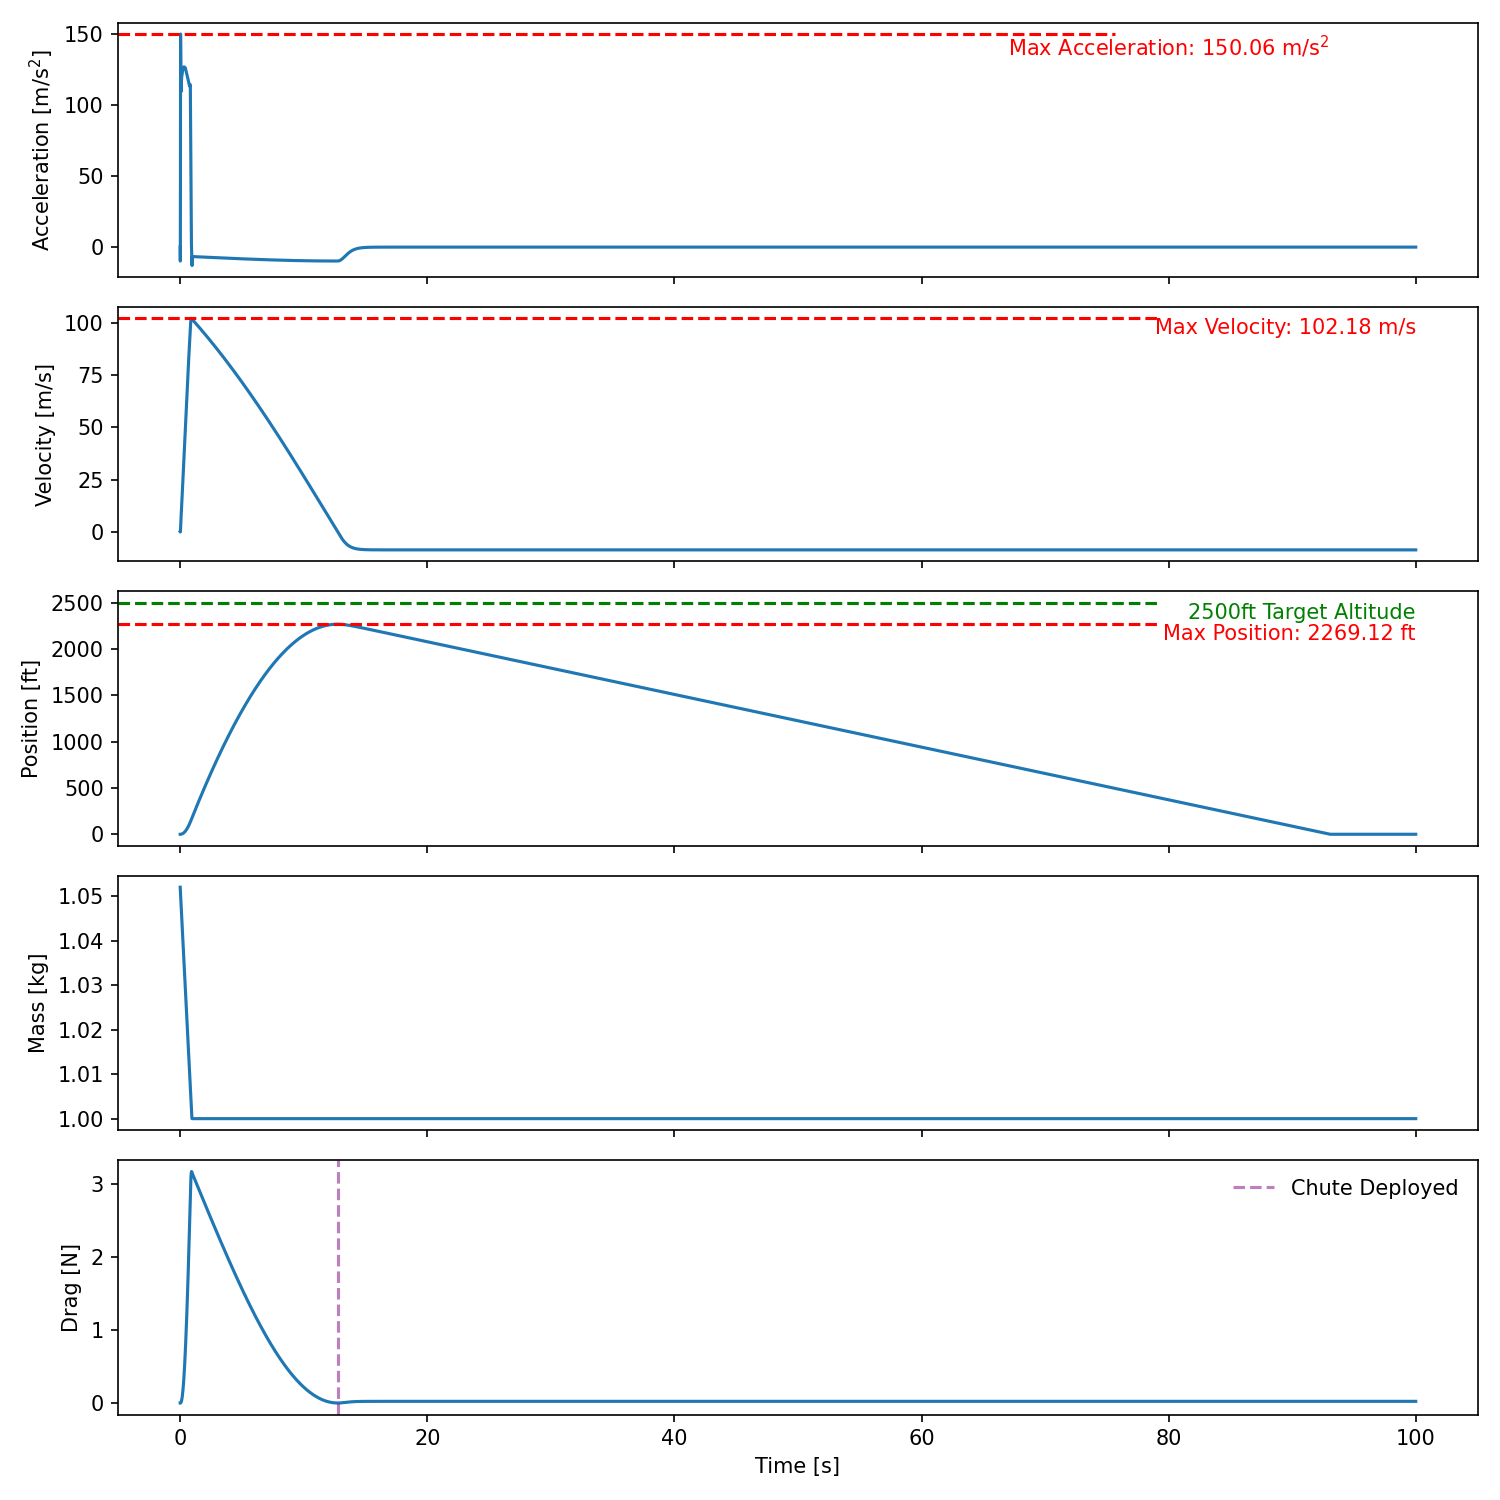

Recreate this plot in Python.
import matplotlib.pyplot as plt
import numpy as np
import pandas as pd
from scipy.interpolate import interp1d

# Thrust Curve
thrust = pd.read_csv('Simulation/Thrust_curve.csv', skiprows=3)
m_propellant = 52/1000  # kg
t_interp = interp1d(thrust['Time (s)'], thrust['Thrust (N)'], kind='linear', fill_value=(0,0), bounds_error=False)
fuel_mass_rate =  m_propellant/thrust['Time (s)'].max()

# plt.plot(thrust['Time (s)'], thrust['Thrust (N)'])
# plt.xlabel('Time (s)')
# plt.ylabel('Thrust (N)')
# plt.title('Thrust Curve')
# plt.show()

# Rocket Parameters
m_dry = 1  # kg
# print('Total mass: ',m_dry + m_propellant)  # kg
area = np.pi * (0.029/2)**2  # m^2
chute_area = np.pi * 0.3**2  # m^2
Cd = 0.75  # drag coefficient

# Simulation Parameters
dt = 0.01  # s
simulation_time = 100  # s
t = np.arange(0, simulation_time, dt)

# Initial Conditions
acceleration = [0]
velocity = [0]
position = [0]
mass = [m_dry + m_propellant]
drag = [0]
chute = [False]

# Simulation
for i in range(len(t)-1):
    F_thrust = t_interp(t[i])
    F_drag = 0.5 * 1.225 * Cd * area * velocity[i]**2
    F_chute = 0.5 * 1.225 * Cd * chute_area * velocity[i]**2
    F_gravity = 9.80665 * mass[i]
    if mass[i] > m_dry:
        F_net = F_thrust - (F_gravity + F_drag)
        chute.append(False)
    else:
        if np.gradient(position)[-1]<=0:
            F_net = F_chute + F_drag - F_gravity
            chute.append(True)
        else:
            F_net = F_drag - F_gravity
            chute.append(False)

    a = F_net / mass[i]
    v = velocity[i] + (a * dt)
    x = np.max([position[i] + (v * dt), 0])
    m = np.max([mass[i] - (fuel_mass_rate * dt), m_dry])
    
    drag.append(F_drag)
    acceleration.append(a)
    velocity.append(v)
    position.append(x)
    mass.append(m)

xlim = t[np.where(np.gradient(position)==0)[0][1]]
print('Time to Apogee:', t[np.where(np.array(position)==np.max(position))[0][0]], 's')
print('Time to ground: ', xlim, 's')
print('Descent Rate: ', np.min(velocity), 'm/s')

fig, ax = plt.subplots(5, 1, dpi=150, figsize=(10, 10), sharex=True)

ax[0].plot(t, acceleration)
ax[0].axhline(np.max(acceleration), xmax=(22/30), color='r', linestyle='--')
ax[0].text(xlim, np.max(acceleration), f'Max Acceleration: {np.max(acceleration):.2f} m/s$^2$', fontsize=10, color='r', verticalalignment='top', ha='right')
ax[0].set_ylabel('Acceleration [m/s$^2$]')

ax[1].plot(t, velocity)
ax[1].axhline(np.max(velocity), xmax=(23/30), color='r', linestyle='--')
ax[1].text(simulation_time, np.max(velocity), f'Max Velocity: {np.max(velocity):.2f} m/s', fontsize=10, color='r', verticalalignment='top', ha='right')
ax[1].set_ylabel('Velocity [m/s]')

alt_feet = 1
ftm = 3.28084
ax[2].plot(t, np.array(position)*(alt_feet*ftm))
ax[2].axhline(np.max(position)*(alt_feet*ftm), xmax=(23/30), color='r', linestyle='--')
ax[2].axhline((2500/ftm)*(alt_feet*ftm), xmax=23/30, color='g', linestyle='--')
ax[2].text(simulation_time, (2500/ftm)*(alt_feet*ftm), '2500ft Target Altitude', fontsize=10, color='g', verticalalignment='top', ha='right')
if alt_feet == 1:
    ax[2].set_ylabel('Position [ft]')
    ax[2].text(simulation_time, np.max(position)*(alt_feet*ftm), f'Max Position: {(np.max(position)*(alt_feet*ftm)):.2f} ft', fontsize=10, color='r', verticalalignment='top', ha='right')
else:
    ax[2].text(simulation_time, np.max(position)*(alt_feet*ftm), f'Max Position: {(np.max(position)*(alt_feet*ftm)):.2f} m', fontsize=10, color='r', verticalalignment='top', ha='right')
    ax[2].set_ylabel('Position [m]')

ax[3].plot(t, mass)
ax[3].set_ylabel('Mass [kg]')

ax[4].plot(t, drag)
ax[4].set_ylabel('Drag [N]')
ax[4].axvline(t[np.where(chute)[0][0]], c='purple', linestyle='--', label='Chute Deployed', alpha=0.5)
ax[4].legend(frameon=False)

ax[4].set_xlabel('Time [s]')

# plt.show()
fig.tight_layout()
fig.savefig('Simulation/Simulation.png')


